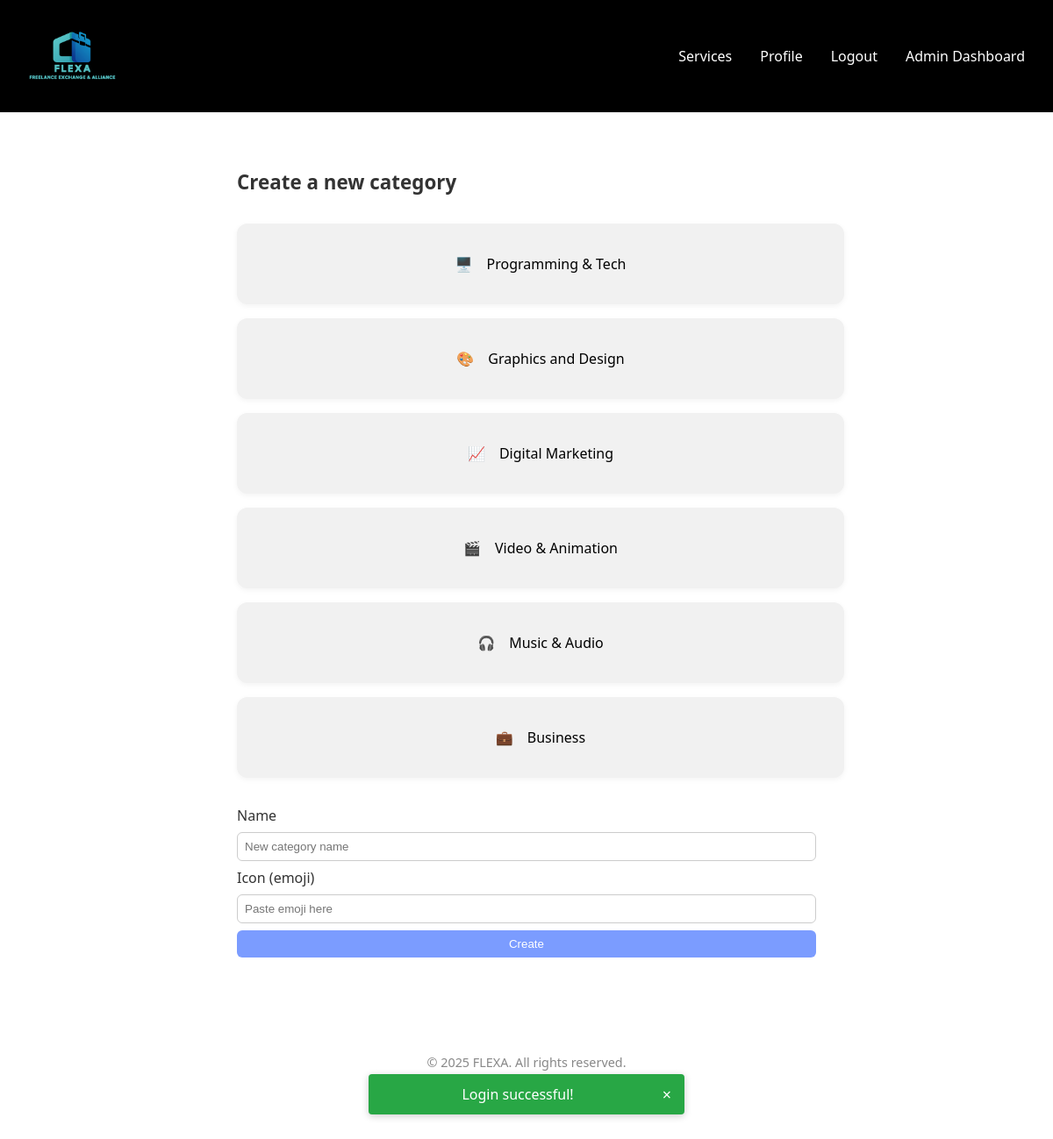
The page /pages/admin_dashboard.php (signed in) on the database its author committed.
### tables this page shows
CREATE TABLE ServiceCategory
(
    serviceCategoryId INTEGER,
    name              VARCHAR(255),
    icon              VARCHAR(15),

    CONSTRAINT ServiceCategory_PK PRIMARY KEY (serviceCategoryId),
    CONSTRAINT ServiceCategory_name_NN CHECK (name IS NOT NULL),
    CONSTRAINT ServiceCategory_icon_NN CHECK (icon IS NOT NULL)
);

### pages/admin_dashboard.php (called while the page is built, shortened)
<?php
require_once(__DIR__ . '/../templates/common.tpl.php');
require_once(__DIR__ . '/../templates/admin_dashboard.tpl.php');
require_once(__DIR__ . '/../model/category.class.php');
$session = new Session();
$db = getDatabaseConnection();
$categories = Category::getAllCategories($db);
drawAdminDashboard($categories, $session);

### model/category.class.php (called while the page is built, shortened)
<?php
class Category
{
    private string $name;
    private string $icon;
    public function __construct(int $id, string $name, string $icon)
    {
        $this->name = $name;
        $this->icon = $icon;
    }
    public function getName(): string
    {
        return $this->name;
    }
    public function getIcon(): string
    {
        return $this->icon;
    }
    public static function getAllCategories(PDO $db): array
    {
        $stmt = $db->query("SELECT * FROM ServiceCategory");
        $categories = [];
        while ($row = $stmt->fetch()) {
            $categories[] = new Category(intval($row['serviceCategoryId']), $row['name'], $row['icon']);
        }
        return $categories;
    }
}

### templates/admin_dashboard.tpl.php (the view, shortened to what this page needs)
<?php
require_once(__DIR__ . '/../model/category.class.php');
function drawAdminDashboard(array $categories, Session $session): void
{ ?>
    <section class="category-dashboard">
        <h3>Create a new category</h3>
        <?php foreach ($categories as $cat): ?>
            <?php $encoded = urlencode($cat->getName()); ?>
            <a class="category-box" href="/pages/category.php?name=<?= $encoded ?>">
                <span class="category-icon"><?= htmlspecialchars($cat->getIcon()) ?></span>
                <span class="category-name"><?= htmlspecialchars($cat->getName()) ?></span>
            </a>
        <?php endforeach; ?>
        <form class="add-category-form" action="/actions/action_create_category.php" method="post">
            <label for="name">Name</label>
            <input type="text" name="name" placeholder="New category name" required>
            <label for="icon">Icon (emoji)</label>
            <input type="text" name="icon" placeholder="Paste emoji here" required>
            <input type="submit" value="Create">
        </form>
    </section>
<?php } ?>

### css/base.css (style rules this page uses)
body { margin: 0; background: #ffffff; color: #333; font-family: 'Segoe UI', sans-serif; padding: 0; }
a { text-decoration: none; color: inherit; }
h1, h2, h3, h4, h5, h6 { margin-top: 0; font-weight: bold; }

### css/admin.css (style rules this page uses)
.category-dashboard { display: flex; flex-direction: column; gap: 1rem; max-width: 55vw; margin: 2rem auto; }
.category-box { display: flex; align-items: center; justify-content: center; gap: 1rem; background-color: #f1f1f1; border-radius: 12px; padding: 1rem; height: 60px; width: 100%; box-shadow: 0 2px 6px rgba(0, 0, 0, 0.05); text-decoration: none; color: black; transition: background-color 0.2s; }
.add-category-form { margin-top: 1rem; display: flex; flex-direction: column; gap: 0.5rem; }
.add-category-form input[type="text"] { padding: 0.5rem; border-radius: 6px; border: 1px solid #ccc; }
.add-category-form input[type="submit"] { background-color: #7b9cff; color: white; border: none; padding: 0.5rem; border-radius: 6px; cursor: pointer; }

### css/service.css (style rules this page uses)
h3 { margin-bottom: 1rem; margin-top: 2rem; font-size: 1.4rem; }

### rows shown on the page
servicecategory: icon "🖥️", name "Programming & Tech"
servicecategory: icon "🎨", name "Graphics and Design"
servicecategory: icon "📈", name "Digital Marketing"
servicecategory: icon "🎬", name "Video & Animation"
servicecategory: icon "🎧", name "Music & Audio"
servicecategory: icon "💼", name "Business"
